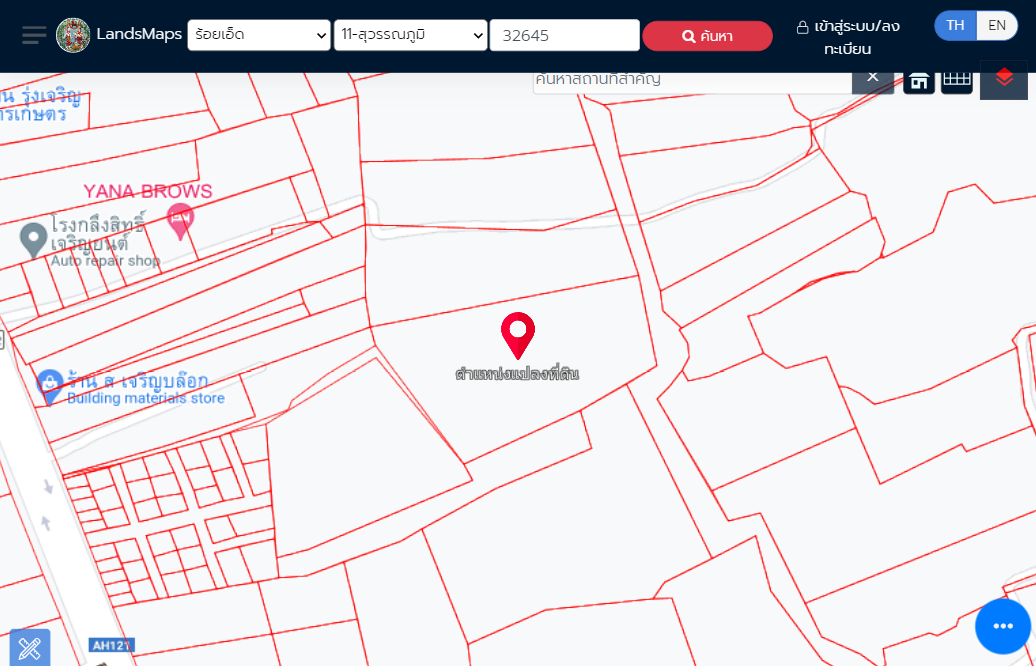
#> input picture screen1.png, 1036 x 666 px, found by its file name
$ python findMark.py
#> lines starting #> are read from the running program, lines starting #| are printed output that depends on the picture
import cv2
import numpy as np

image = cv2.imread("D:\screen1.png")
#> image is the input picture: shape (666, 1036, 3); mean B, G, R 223.6, 219.4, 224.8

#grayScale:
gray = cv2.cvtColor(image,cv2.COLOR_BGR2GRAY)
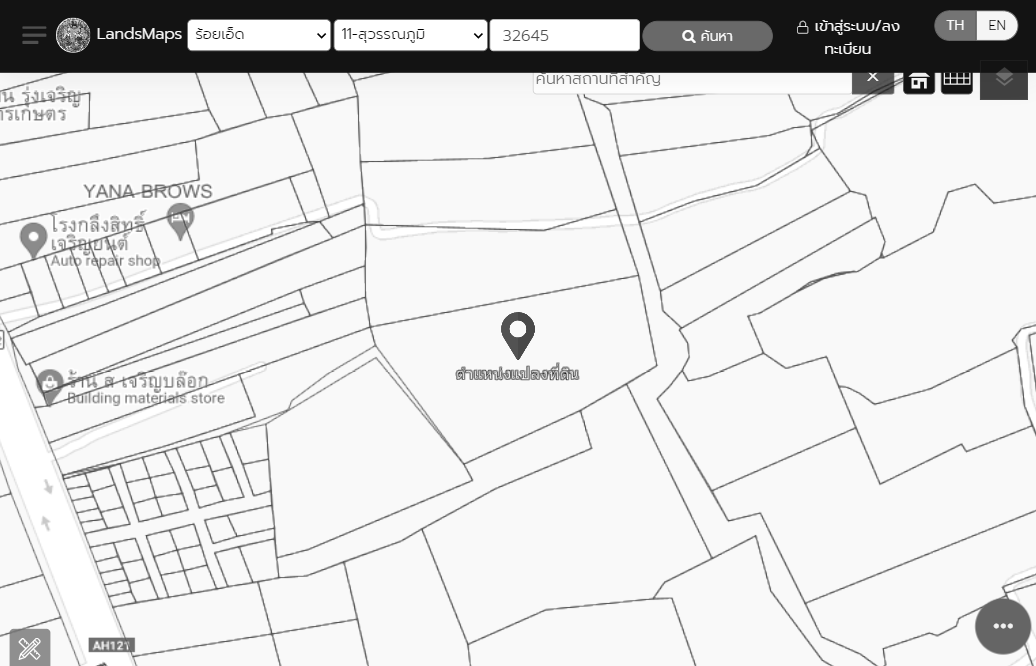
#> gray: shape (666, 1036); min 0, max 255, mean 221.7
edge = cv2.Canny(gray,100,200)
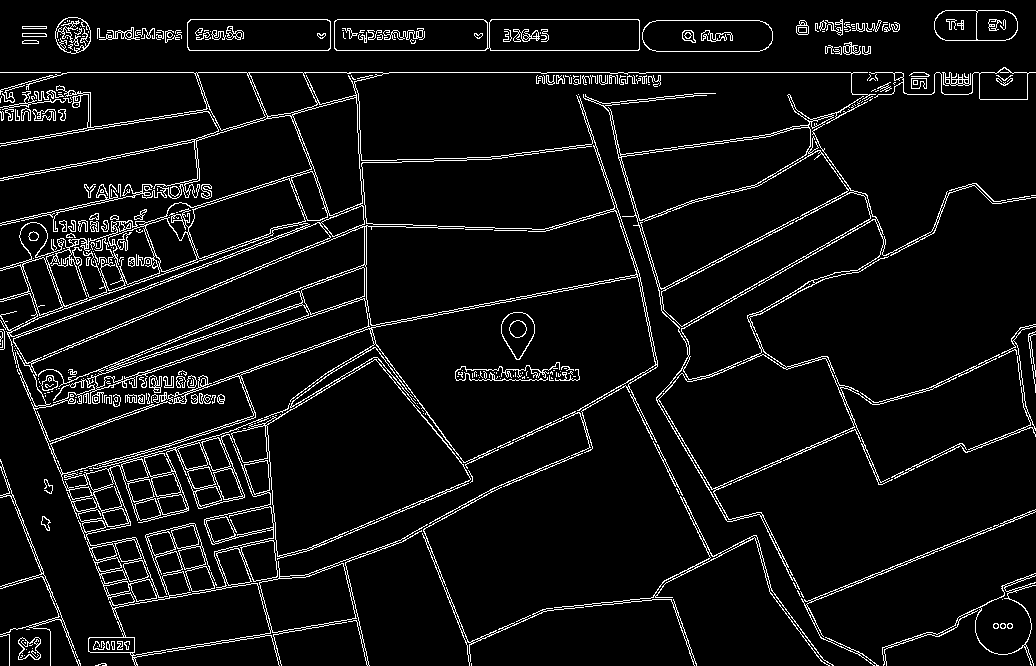
#> edge: shape (666, 1036); 6.4% white in thin lines or dots

#find contour:

cv2.imshow('test',edge)
cv2.waitKey(0)
